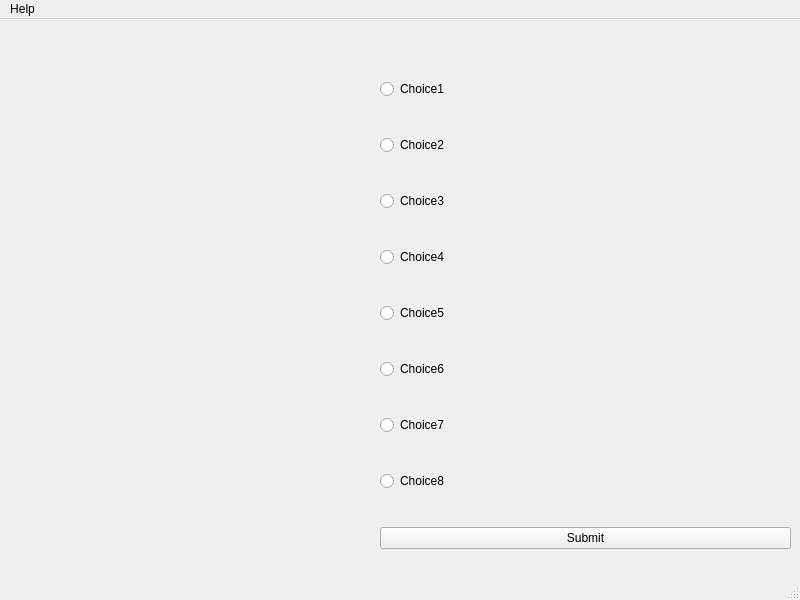
<?xml version="1.0" encoding="UTF-8"?>
<ui version="4.0">
 <class>MainWindow</class>
 <widget class="QMainWindow" name="MainWindow">
  <property name="geometry">
   <rect>
    <x>0</x>
    <y>0</y>
    <width>800</width>
    <height>600</height>
   </rect>
  </property>
  <property name="sizePolicy">
   <sizepolicy hsizetype="Fixed" vsizetype="Fixed">
    <horstretch>0</horstretch>
    <verstretch>0</verstretch>
   </sizepolicy>
  </property>
  <property name="windowTitle">
   <string>MainWindow</string>
  </property>
  <widget class="QWidget" name="centralwidget">
   <widget class="QLabel" name="label">
    <property name="geometry">
     <rect>
      <x>10</x>
      <y>10</y>
      <width>781</width>
      <height>17</height>
     </rect>
    </property>
    <property name="text">
     <string/>
    </property>
   </widget>
   <widget class="QLabel" name="label_2">
    <property name="geometry">
     <rect>
      <x>10</x>
      <y>30</y>
      <width>361</width>
      <height>531</height>
     </rect>
    </property>
    <property name="text">
     <string/>
    </property>
    <property name="pixmap">
     <pixmap resource="resource.qrc">:/images/images/secret.jpg</pixmap>
    </property>
    <property name="scaledContents">
     <bool>false</bool>
    </property>
   </widget>
   <widget class="QWidget" name="verticalLayoutWidget">
    <property name="geometry">
     <rect>
      <x>380</x>
      <y>30</y>
      <width>411</width>
      <height>531</height>
     </rect>
    </property>
    <layout class="QVBoxLayout" name="verticalLayout">
     <item>
      <widget class="QRadioButton" name="radioButton_2">
       <property name="text">
        <string>Choice1</string>
       </property>
      </widget>
     </item>
     <item>
      <widget class="QRadioButton" name="radioButton_7">
       <property name="text">
        <string>Choice2</string>
       </property>
      </widget>
     </item>
     <item>
      <widget class="QRadioButton" name="radioButton_8">
       <property name="text">
        <string>Choice3</string>
       </property>
      </widget>
     </item>
     <item>
      <widget class="QRadioButton" name="radioButton_3">
       <property name="text">
        <string>Choice4</string>
       </property>
      </widget>
     </item>
     <item>
      <widget class="QRadioButton" name="radioButton_6">
       <property name="text">
        <string>Choice5</string>
       </property>
      </widget>
     </item>
     <item>
      <widget class="QRadioButton" name="radioButton_5">
       <property name="text">
        <string>Choice6</string>
       </property>
      </widget>
     </item>
     <item>
      <widget class="QRadioButton" name="radioButton_4">
       <property name="text">
        <string>Choice7</string>
       </property>
      </widget>
     </item>
     <item>
      <widget class="QRadioButton" name="radioButton">
       <property name="text">
        <string>Choice8</string>
       </property>
      </widget>
     </item>
     <item>
      <widget class="QPushButton" name="pushButton">
       <property name="text">
        <string>Submit</string>
       </property>
      </widget>
     </item>
    </layout>
   </widget>
  </widget>
  <widget class="QMenuBar" name="menubar">
   <property name="geometry">
    <rect>
     <x>0</x>
     <y>0</y>
     <width>800</width>
     <height>22</height>
    </rect>
   </property>
   <widget class="QMenu" name="menuHelp">
    <property name="title">
     <string>Help</string>
    </property>
    <addaction name="actionAbout"/>
   </widget>
   <addaction name="menuHelp"/>
  </widget>
  <widget class="QStatusBar" name="statusbar"/>
  <action name="actionAbout">
   <property name="text">
    <string>About</string>
   </property>
  </action>
 </widget>
 <resources>
  <include location="resource.qrc"/>
 </resources>
 <connections/>
</ui>
